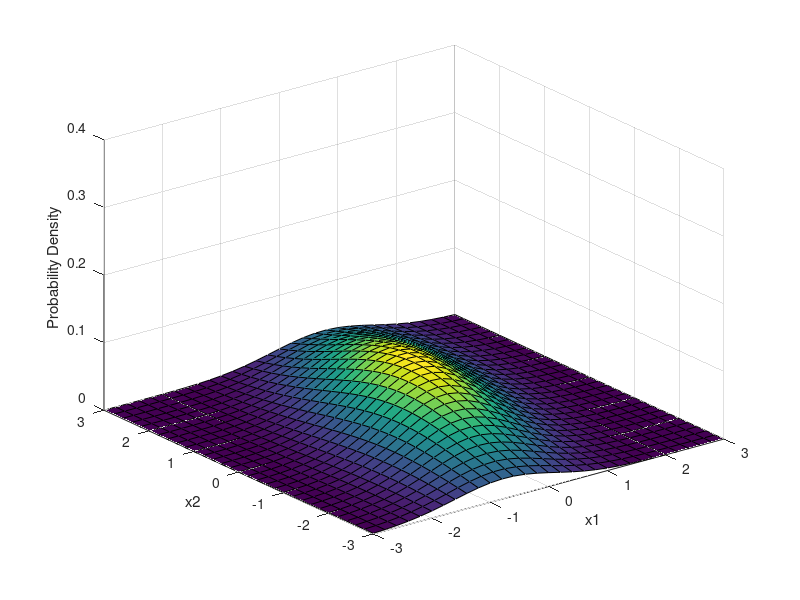
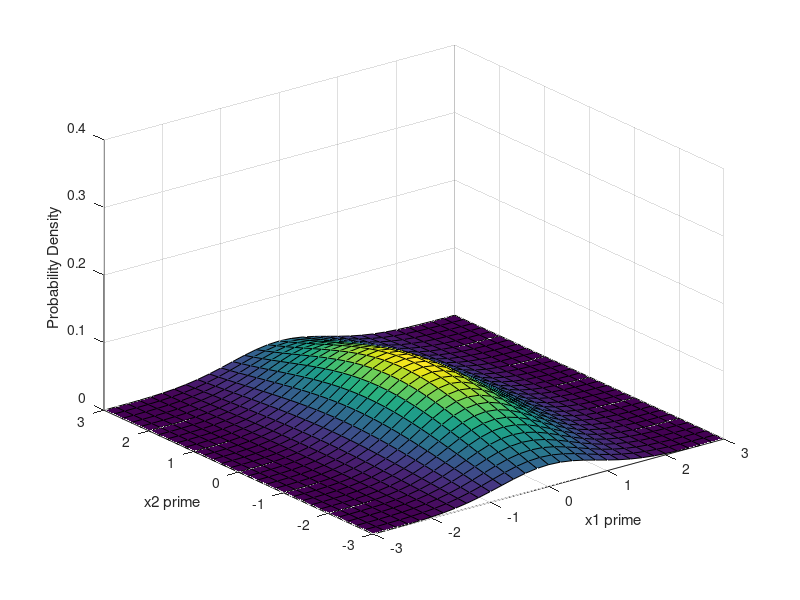

Recreate these plots in MATLAB, in order.
% autocovariance matrix C of a multivariate gaussian probability density function 
C =  reshape([1 1 1 4],2,2);

%% a.) find a matrix R that diagonalizes C
% R is constructed from the normalized eigenvectors of C
[R_matrix,Cd] = eig(C);

% calculate c prime which is a dian
c_prime_matrix = R_matrix*C*((R_matrix.'));
%% b.) Determine an expression for the new joint probability distribution fx′y′(x′, y′) in terms of σx′ and σy′ .
mu = [0 0];
Sigma = C;

x1 = -3:0.2:3;
x2 = -3:0.2:3;
[X1,X2] = meshgrid(x1,x2);
X = [X1(:) X2(:)];

y = mvnpdf(X,mu,Sigma);
y = reshape(y,length(x2),length(x1));

figure(1)
surf(x1,x2,y)
axis([-3 3 -3 3 0 0.4])
xlabel('x1')
ylabel('x2')
zlabel('Probability Density')

xprime_yprime = R_matrix * X.';
mu = 0;
y_decorr = mvnpdf(xprime_yprime',mu,Sigma);
y_decorr = reshape(y_decorr,length(x2),length(x1));
figure(2)
surf(x1,x2,y_decorr)
axis([-3 3 -3 3 0 0.4])
xlabel('x1 prime')
ylabel('x2 prime')
zlabel('Probability Density')
%% c.) Plot and compare the distributions of fxy(x, y) and fx′y′(x′, y′).